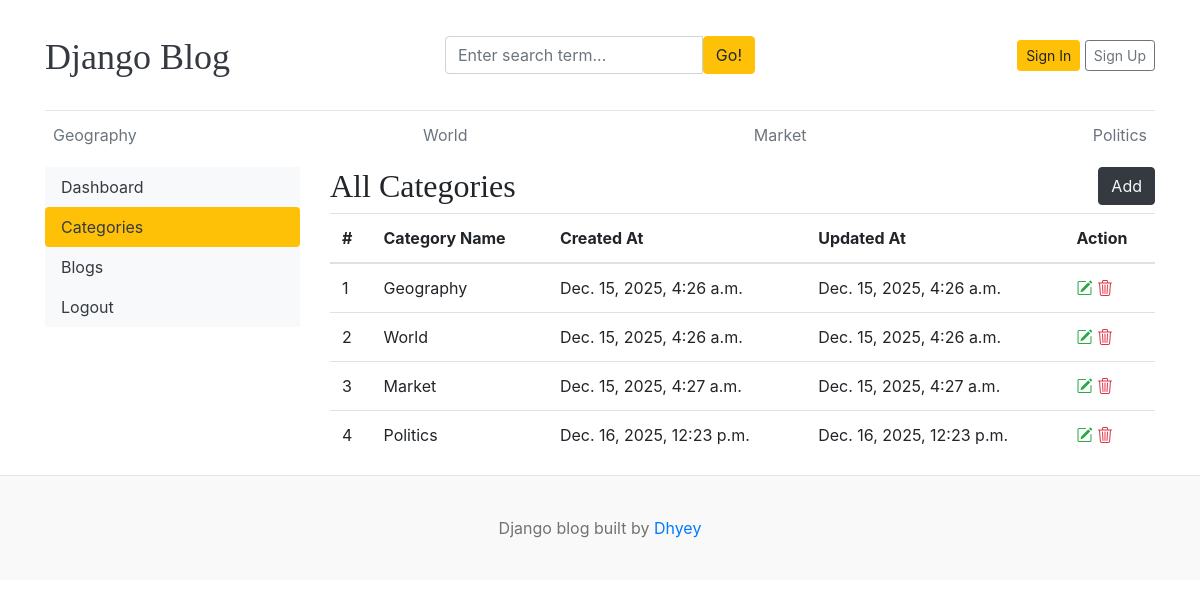
/dashboard/categories/, run on the app's committed database.
### blogs/models.py (models this page shows, shortened)
class Category(models.Model):
    category_name=models.CharField(max_length=50,unique=True)
    created_at=models.DateTimeField(auto_now_add=True)
    updated_at=models.DateTimeField(auto_now=True)
    class Meta:
        verbose_name_plural='categories'

### dashboards/views.py (the view)
# urls.py: path('categories/',views.categories,name='categories'),
def categories(request):
    categories=Category.objects.all()
    data={
        'categories':categories
    }
    return render(request,'dashboard/categories.html',data)

### blogs/context_processors.py (called while the page is built)
def get_categories(request):
    categories=Category.objects.all()
    return dict(categories=categories)

def get_social_links(request):
    social_links=SocialLink.objects.all()
    return dict(social_links=social_links)

### templates/dashboard/categories.html (shortened to what this page needs)
{% extends "base.html" %}
{% block content %}
<div class="row">
  {% include "dashboard/sidebar.html" %}
  <div class="col-md-9">
    <div class="d-flex justify-content-between">
    <h2>All Categories</h2>
    <a href="{% url "add_category" %}" class="btn btn-dark text-light float-right mb-2">Add</a>
    </div>
        <table class="table table-hover">
  <thead>
    <tr>
      <th>#</th>
      <th>Category Name</th>
      <th>Created At</th>
      <th>Updated At</th>
      <th>Action</th>
    </tr>
  </thead>
  <tbody>
    {% for category in categories %}
    <tr>
      <td>{{forloop.counter}}</td>
      <td>{{category.category_name}}</td>
      <td>{{category.created_at}}</td>
      <td>{{category.updated_at}}</td>
      <td>
        <div class="me-3">
        <a class="text-dark" href='{% url "edit_category" category.id %}'>
            <i class="bi bi-pencil-square text-success"></i>
        </a>
        <a class="text-dark" href="{% url "delete_category" category.id %}">
            <i class="bi bi-trash3 text-danger"></i>
        </a>
        </div>
      </td>
    </tr>
    {% endfor %}
  </tbody>
</table>
    </div>
  </div>
</div>
{% endblock  %}

### templates/header.html (shortened to what this page needs)
{% load static %}
<!DOCTYPE html>
<html lang="en">
  <head>
    <link
      href="https://getbootstrap.com/docs/4.0/dist/css/bootstrap.min.css"
      rel="stylesheet"
    />
    <link
    rel="stylesheet"
    href="https://cdn.jsdelivr.net/npm/bootstrap-icons@1.11.3/font/bootstrap-icons.css"
    />
    <link href="{% static 'css/blog.css' %}" rel="stylesheet" />
  </head>
  <body>
    <div class="container">
      <header class="blog-header py-3">
        <div class="row flex-nowrap justify-content-between align-items-center">
          <div class="col-4 pt-1">
            <a class="blog-header-logo text-dark" href="/">Django Blog</a>
          </div>
          <div class="col-4">
            <form action="{% url "search" %}" method="GET">
              <div class="card border-0">
                <div class="card-body">
                  <div class="input-group">
                    <input
                      class="form-control"
                      type="text"
                      placeholder="Enter search term..."
                      aria-label="Enter search term..."
                      aria-describedby="button-search"
                      name='keyword'
                      value='{{keyword}}'
                    />
                    <button
                      class="btn btn-warning"
                      type="submit"
                      id="button-search"
                      type="button"
                    >
                      Go!
                    </button>
                  </div>
                </div>
              </div>
            </form>
          </div>
          <div class="col-4 d-flex justify-content-end align-items-center">
            {% if not user.is_authenticated %}
            <a class="btn btn-sm btn-warning" href="{% url "login" %}">Sign In</a> &nbsp;
            <a class="btn btn-sm btn-outline-secondary" href="{% url "register" %}">Sign Up</a>
            {% else %}
                <span class="btn btn-warning"><a class='text-dark' href='{% url "dashboard" %}'>Dashboard</a></span>
                &emsp;
                <span class="btn btn-warning"><a class='text-dark' href='{% url "logout" %}'>Logout</a></span>
            {% endif %}
          </div>
        </div>
      </header>
      <div class="nav-scroller py-1 mb-2">
        <nav class="nav d-flex justify-content-between">
          {% for category in categories %}
          <a
            class="p-2 text-muted"
            href="{% url 'posts_by_category' category.id %}"
            >{{category.category_name}}</a
          >
          {% endfor %}
        </nav>
      </div>

### blog_main/static/css/blog.css (style rules this page uses)
.blog-header { border-bottom: 1px solid #e5e5e5; }
.blog-header-logo { font-family: "Playfair Display", Georgia, "Times New Roman", serif; font-size: 2.25rem; }
h1, h2, h3, h4, h5, h6 { font-family: "Playfair Display", Georgia, "Times New Roman", serif; }

### data on the page
Category: category_name "Geography", created_at "Dec. 15, 2025, 4:26 a.m.", updated_at "Dec. 15, 2025, 4:26 a.m."
Category: category_name "World", created_at "Dec. 15, 2025, 4:26 a.m.", updated_at "Dec. 15, 2025, 4:26 a.m."
Category: category_name "Market", created_at "Dec. 15, 2025, 4:27 a.m.", updated_at "Dec. 15, 2025, 4:27 a.m."
Category: category_name "Politics", created_at "Dec. 16, 2025, 12:23 p.m.", updated_at "Dec. 16, 2025, 12:23 p.m."
